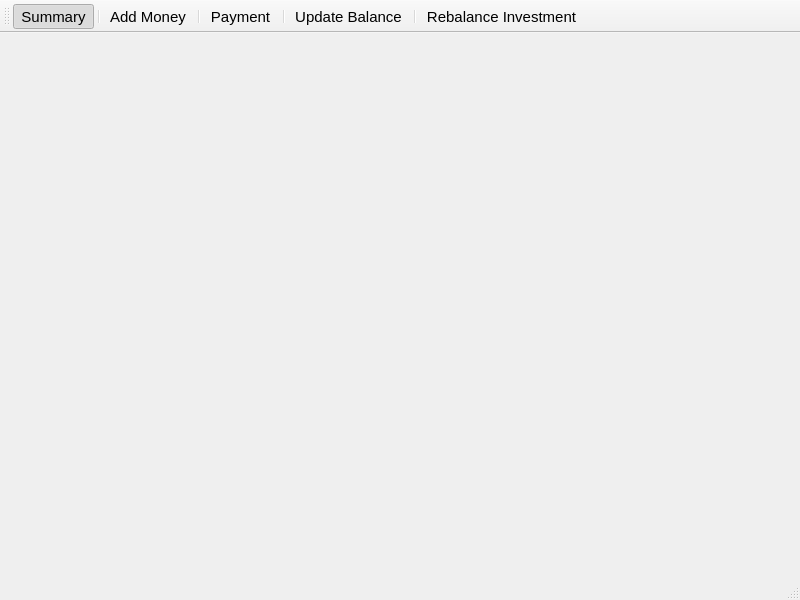
<?xml version="1.0" encoding="UTF-8"?>
<ui version="4.0">
 <class>MainWindow</class>
 <widget class="QMainWindow" name="MainWindow">
  <property name="geometry">
   <rect>
    <x>0</x>
    <y>0</y>
    <width>800</width>
    <height>600</height>
   </rect>
  </property>
  <property name="font">
   <font>
    <family>Segoe UI</family>
    <pointsize>11</pointsize>
   </font>
  </property>
  <property name="windowTitle">
   <string>Mobile Recharge Tracker</string>
  </property>
  <widget class="QWidget" name="centralwidget"/>
  <widget class="QStatusBar" name="statusbar"/>
  <widget class="QToolBar" name="toolBar">
   <property name="windowTitle">
    <string>toolBar</string>
   </property>
   <property name="allowedAreas">
    <set>Qt::AllToolBarAreas</set>
   </property>
   <property name="toolButtonStyle">
    <enum>Qt::ToolButtonTextOnly</enum>
   </property>
   <attribute name="toolBarArea">
    <enum>TopToolBarArea</enum>
   </attribute>
   <attribute name="toolBarBreak">
    <bool>false</bool>
   </attribute>
   <addaction name="tool_summary"/>
   <addaction name="separator"/>
   <addaction name="tool_addMoney"/>
   <addaction name="separator"/>
   <addaction name="tool_payment"/>
   <addaction name="separator"/>
   <addaction name="tool_updateBalance"/>
   <addaction name="separator"/>
   <addaction name="tool_rebalanceInvestment"/>
  </widget>
  <action name="tool_addMoney">
   <property name="checkable">
    <bool>true</bool>
   </property>
   <property name="text">
    <string>Add Money</string>
   </property>
  </action>
  <action name="tool_payment">
   <property name="checkable">
    <bool>true</bool>
   </property>
   <property name="text">
    <string>Payment</string>
   </property>
  </action>
  <action name="tool_updateBalance">
   <property name="checkable">
    <bool>true</bool>
   </property>
   <property name="text">
    <string>Update Balance</string>
   </property>
  </action>
  <action name="tool_rebalanceInvestment">
   <property name="checkable">
    <bool>true</bool>
   </property>
   <property name="text">
    <string>Rebalance Investment</string>
   </property>
  </action>
  <action name="tool_summary">
   <property name="checkable">
    <bool>true</bool>
   </property>
   <property name="checked">
    <bool>true</bool>
   </property>
   <property name="text">
    <string>Summary</string>
   </property>
  </action>
 </widget>
 <resources/>
 <connections/>
</ui>
